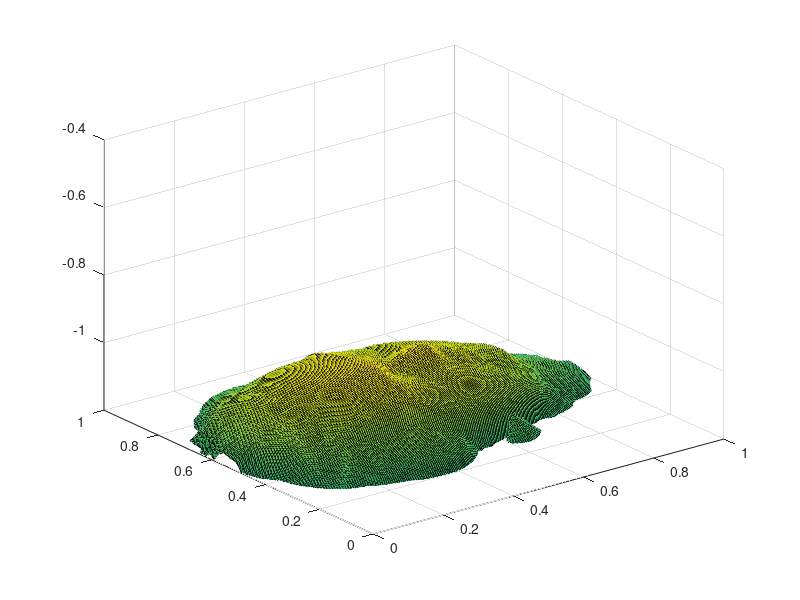

The MATLAB source for this figure:
load op_neumannf.txt
Z1 = op_neumannf(:,3);
z2 = reshape(Z1,[201,201]);
x = linspace(0,1,201);
y = linspace(0,1,201);
surf(x,y,z2','EdgeColor','black')
axis([0,1,0,1,-1.2,-0.4])
